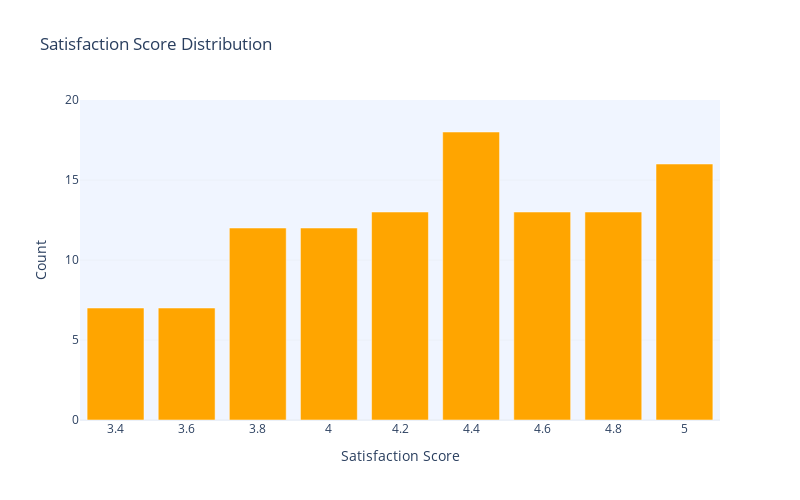

Notebook source saved alongside this figure:
### Code cell
import plotly.graph_objects as go

satisfaction_scores = [3.4, 3.6, 3.8, 4.0, 4.2, 4.4, 4.6, 4.8, 5.0]
counts = [7, 7, 12, 12, 13, 18, 13, 13, 16]

fig = go.Figure(data=[go.Bar(
    x=satisfaction_scores,
    y=counts,
    marker_color='orange'
)])

fig.update_layout(
    title='Satisfaction Score Distribution',
    xaxis_title='Satisfaction Score',
    yaxis_title='Count',
    xaxis=dict(tickmode='linear', tick0=3.4, dtick=0.2),
    yaxis=dict(range=[0, 20]),
    plot_bgcolor='rgba(240, 245, 255, 1)',
    width=800,
    height=500,
    template='plotly_white'
)

fig.show()

### Figure 1 — Plotly figure (JSON) as saved in the notebook; plotly's stock layout.template omitted (floating-point values rounded to 4 significant figures)
{"data": [{"marker": {"color": "orange"}, "type": "bar", "x": [3.4, 3.6, 3.8, 4, 4.2, 4.4, 4.6, 4.8, 5], "y": [7, 7, 12, 12, 13, 18, 13, 13, 16]}], "layout": {"height": 500, "plot_bgcolor": "rgba(240, 245, 255, 1)", "title": {"text": "Satisfaction Score Distribution"}, "width": 800, "xaxis": {"dtick": 0.2, "tick0": 3.4, "tickmode": "linear", "title": {"text": "Satisfaction Score"}}, "yaxis": {"range": [0, 20], "title": {"text": "Count"}}}}
